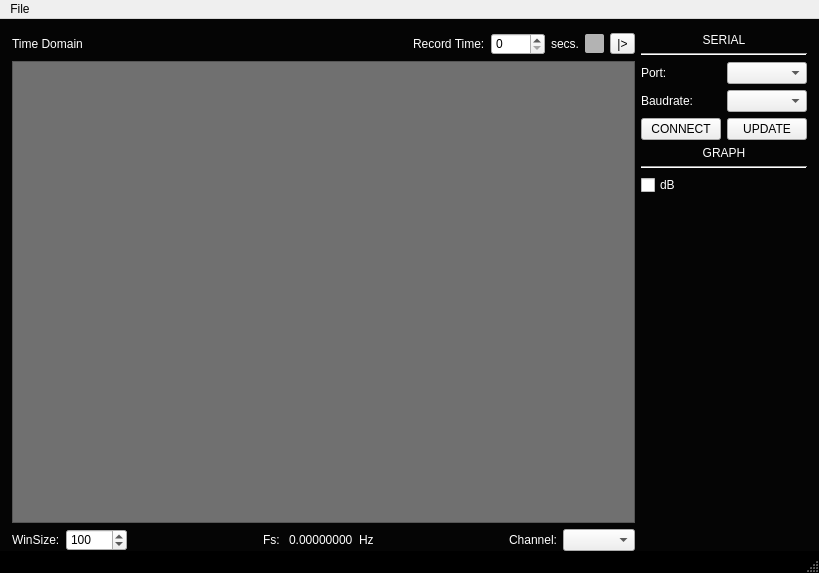
<?xml version="1.0" encoding="UTF-8"?>
<ui version="4.0">
 <class>MainWindow</class>
 <widget class="QMainWindow" name="MainWindow">
  <property name="geometry">
   <rect>
    <x>0</x>
    <y>0</y>
    <width>819</width>
    <height>573</height>
   </rect>
  </property>
  <property name="windowTitle">
   <string>Oscilloscope</string>
  </property>
  <property name="styleSheet">
   <string notr="true">QMainWindow {
	background-color: rgb(0, 0, 0);
}
#centralwidget {
	padding: 5px;
	background-color: rgb(5, 5, 5);
}

QLabel {
	color: rgb(255, 255, 255);
}

QCheckBox {
	color: white;
}

/*----------------*/

#connectBtn:checked{
background-color: rgb(0, 210, 146);
border-radius: 10px;
}

#recordBtn {
background:rgb(179, 179, 179);
border-radius: 2px;
}

#graph {
	background-color: rgb(112, 112, 112);
}</string>
  </property>
  <widget class="QWidget" name="centralwidget">
   <layout class="QHBoxLayout" name="horizontalLayout_3" stretch="3,0">
    <property name="spacing">
     <number>-1</number>
    </property>
    <property name="leftMargin">
     <number>12</number>
    </property>
    <property name="topMargin">
     <number>14</number>
    </property>
    <property name="rightMargin">
     <number>12</number>
    </property>
    <property name="bottomMargin">
     <number>0</number>
    </property>
    <item>
     <layout class="QVBoxLayout" name="verticalLayout_2" stretch="0,0,0">
      <item>
       <layout class="QHBoxLayout" name="horizontalLayout_5">
        <item>
         <widget class="QLabel" name="label_7">
          <property name="text">
           <string>Time Domain</string>
          </property>
         </widget>
        </item>
        <item>
         <spacer name="horizontalSpacer_2">
          <property name="orientation">
           <enum>Qt::Horizontal</enum>
          </property>
          <property name="sizeHint" stdset="0">
           <size>
            <width>40</width>
            <height>20</height>
           </size>
          </property>
         </spacer>
        </item>
        <item>
         <widget class="QLabel" name="label_9">
          <property name="text">
           <string>Record Time:</string>
          </property>
         </widget>
        </item>
        <item>
         <widget class="QSpinBox" name="spinBox">
          <property name="maximum">
           <number>1000</number>
          </property>
         </widget>
        </item>
        <item>
         <widget class="QLabel" name="label">
          <property name="text">
           <string>secs.</string>
          </property>
         </widget>
        </item>
        <item>
         <widget class="QToolButton" name="recordBtn">
          <property name="text">
           <string/>
          </property>
         </widget>
        </item>
        <item>
         <widget class="QToolButton" name="toolButton">
          <property name="text">
           <string>|&gt;</string>
          </property>
          <property name="iconSize">
           <size>
            <width>17</width>
            <height>16</height>
           </size>
          </property>
          <property name="checkable">
           <bool>true</bool>
          </property>
         </widget>
        </item>
       </layout>
      </item>
      <item>
       <widget class="PlotWidget" name="graph"/>
      </item>
      <item>
       <layout class="QHBoxLayout" name="horizontalLayout_2">
        <item>
         <widget class="QLabel" name="label_5">
          <property name="text">
           <string>WinSize:</string>
          </property>
         </widget>
        </item>
        <item>
         <widget class="QSpinBox" name="winSize">
          <property name="minimum">
           <number>10</number>
          </property>
          <property name="maximum">
           <number>10000</number>
          </property>
          <property name="value">
           <number>100</number>
          </property>
         </widget>
        </item>
        <item>
         <spacer name="horizontalSpacer">
          <property name="orientation">
           <enum>Qt::Horizontal</enum>
          </property>
          <property name="sizeHint" stdset="0">
           <size>
            <width>40</width>
            <height>20</height>
           </size>
          </property>
         </spacer>
        </item>
        <item>
         <widget class="QLabel" name="label_8">
          <property name="text">
           <string>Fs: </string>
          </property>
         </widget>
        </item>
        <item>
         <widget class="QLabel" name="fsLabel">
          <property name="text">
           <string>0.00000000</string>
          </property>
         </widget>
        </item>
        <item>
         <widget class="QLabel" name="label_10">
          <property name="text">
           <string>Hz</string>
          </property>
         </widget>
        </item>
        <item>
         <spacer name="horizontalSpacer_3">
          <property name="orientation">
           <enum>Qt::Horizontal</enum>
          </property>
          <property name="sizeHint" stdset="0">
           <size>
            <width>40</width>
            <height>20</height>
           </size>
          </property>
         </spacer>
        </item>
        <item>
         <widget class="QLabel" name="label_6">
          <property name="text">
           <string>Channel:</string>
          </property>
         </widget>
        </item>
        <item>
         <widget class="QComboBox" name="channels"/>
        </item>
       </layout>
      </item>
     </layout>
    </item>
    <item>
     <layout class="QVBoxLayout" name="verticalLayout">
      <item>
       <widget class="QLabel" name="label_2">
        <property name="text">
         <string>SERIAL</string>
        </property>
        <property name="alignment">
         <set>Qt::AlignCenter</set>
        </property>
       </widget>
      </item>
      <item>
       <widget class="Line" name="line">
        <property name="orientation">
         <enum>Qt::Horizontal</enum>
        </property>
       </widget>
      </item>
      <item>
       <layout class="QGridLayout" name="gridLayout">
        <item row="0" column="0">
         <widget class="QLabel" name="label_3">
          <property name="text">
           <string>Port:</string>
          </property>
         </widget>
        </item>
        <item row="0" column="1">
         <widget class="QComboBox" name="devices">
          <property name="sizePolicy">
           <sizepolicy hsizetype="Ignored" vsizetype="Fixed">
            <horstretch>0</horstretch>
            <verstretch>0</verstretch>
           </sizepolicy>
          </property>
         </widget>
        </item>
        <item row="1" column="0">
         <widget class="QLabel" name="label_4">
          <property name="text">
           <string>Baudrate:</string>
          </property>
         </widget>
        </item>
        <item row="1" column="1">
         <widget class="QComboBox" name="baudrates">
          <property name="sizePolicy">
           <sizepolicy hsizetype="Ignored" vsizetype="Fixed">
            <horstretch>0</horstretch>
            <verstretch>0</verstretch>
           </sizepolicy>
          </property>
         </widget>
        </item>
       </layout>
      </item>
      <item>
       <layout class="QHBoxLayout" name="horizontalLayout">
        <item>
         <widget class="QPushButton" name="connectBtn">
          <property name="text">
           <string>CONNECT</string>
          </property>
          <property name="checkable">
           <bool>true</bool>
          </property>
         </widget>
        </item>
        <item>
         <widget class="QPushButton" name="updateDevicesBtn">
          <property name="text">
           <string>UPDATE</string>
          </property>
         </widget>
        </item>
       </layout>
      </item>
      <item>
       <widget class="QLabel" name="label_11">
        <property name="text">
         <string>GRAPH</string>
        </property>
        <property name="alignment">
         <set>Qt::AlignCenter</set>
        </property>
       </widget>
      </item>
      <item>
       <widget class="Line" name="line_2">
        <property name="orientation">
         <enum>Qt::Horizontal</enum>
        </property>
       </widget>
      </item>
      <item>
       <layout class="QGridLayout" name="gridLayout_2">
        <item row="0" column="0">
         <widget class="QCheckBox" name="dbCheck">
          <property name="text">
           <string>dB</string>
          </property>
         </widget>
        </item>
       </layout>
      </item>
      <item>
       <spacer name="verticalSpacer">
        <property name="orientation">
         <enum>Qt::Vertical</enum>
        </property>
        <property name="sizeHint" stdset="0">
         <size>
          <width>20</width>
          <height>40</height>
         </size>
        </property>
       </spacer>
      </item>
      <item>
       <layout class="QHBoxLayout" name="horizontalLayout_4"/>
      </item>
     </layout>
    </item>
   </layout>
  </widget>
  <widget class="QMenuBar" name="menubar">
   <property name="geometry">
    <rect>
     <x>0</x>
     <y>0</y>
     <width>819</width>
     <height>24</height>
    </rect>
   </property>
   <widget class="QMenu" name="menuFile">
    <property name="title">
     <string>File</string>
    </property>
    <addaction name="actionOpen"/>
   </widget>
   <addaction name="menuFile"/>
  </widget>
  <widget class="QStatusBar" name="statusbar"/>
  <action name="actionOpen">
   <property name="text">
    <string>Open</string>
   </property>
  </action>
 </widget>
 <customwidgets>
  <customwidget>
   <class>PlotWidget</class>
   <extends>QGraphicsView</extends>
   <header>pyqtgraph</header>
  </customwidget>
 </customwidgets>
 <resources/>
 <connections/>
</ui>
